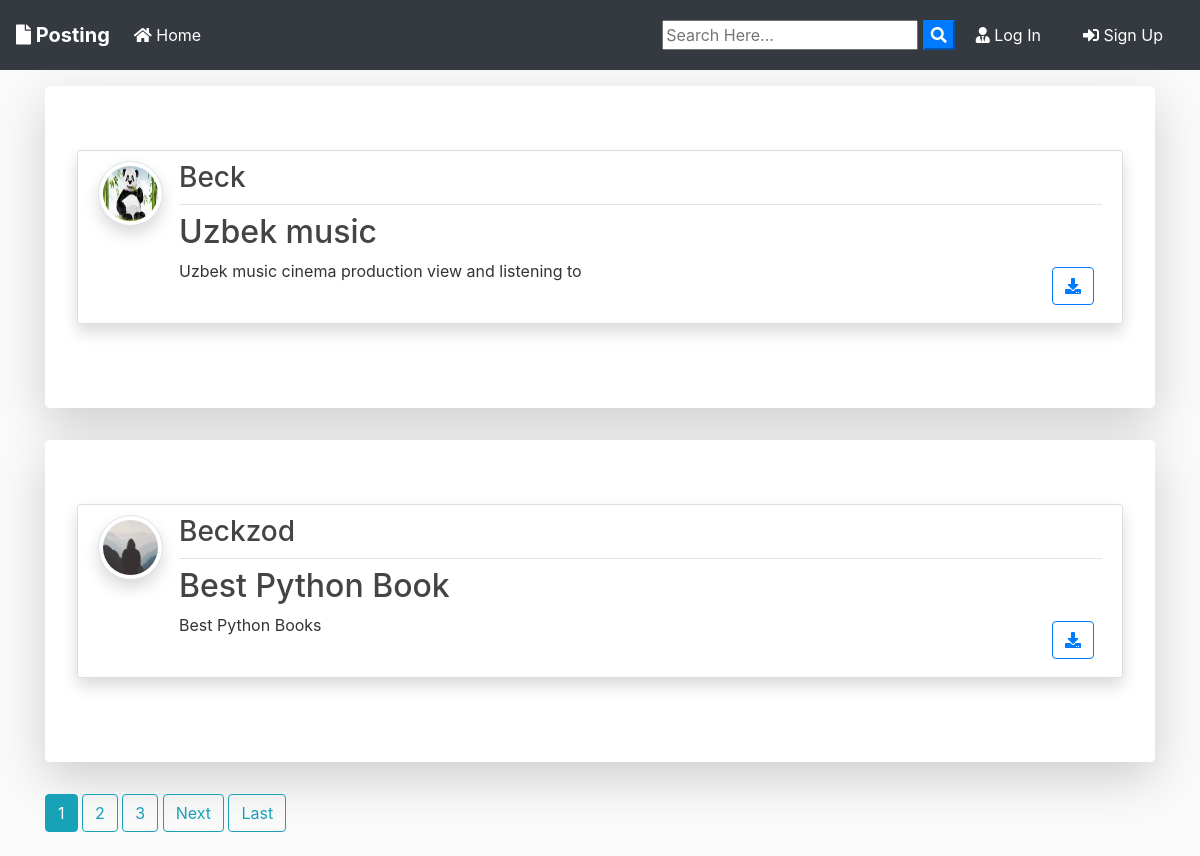
The page / on the database its author committed.
### blog/models.py (models this page shows, shortened)
class Post(models.Model):
	title = models.CharField(max_length=100)
	file = models.FileField(null=True,blank=True,upload_to='Files')
	content = models.TextField()
	date_posted = models.DateTimeField(default=timezone.now)
	author = models.ForeignKey(User, on_delete=models.CASCADE)

### users/models.py (models this page shows, shortened)
class Profile(models.Model):
    user = models.OneToOneField(User, on_delete=models.CASCADE)
    image = models.ImageField(default='default.jpg', upload_to='profile_pics')

### blog/views.py (the view)
# urls.py: path('', PostListView.as_view(), name='blog-home'),
class PostListView(ListView):
    model = Post
    template_name = 'blog/home.html'  # <app>/<model>_<viewtype>.html
    context_object_name = 'posts'
    ordering = ['-date_posted']
    paginate_by = 2

### blog/templates/blog/home.html (shortened to what this page needs)
{% extends "blog/base.html" %}
{% block content %}
    {% for post in posts %}
      <div class="jumbotron mt-3 bg-white shadow-lg">
      <article class="media content-section shadow">
        <a href="{{ post.author.profile.image.url }} " target="_blank"> <img src="{{ post.author.profile.image.url }}  " alt="" class="article-img rounded-circle img-thumbnail img-fluid shadow">
        </a>
        <div class="media-body">
          <div class="article-metadata d-flex justify-content-between">
            <a class="mr-2 " href="{% url 'user-posts' post.author.username  %}"><h3>{{ post.author }}</h3></a>
          </div>
          <h2><a class="article-title text-justify " href="{% url 'post-detail' post.id %}">{{ post.title }}</a></h2>
          <div class="d-flex justify-content-between">
            <p class="article-content text-justify text-truncate overflow-hidden">{{ post.content }}</p>
            {% if post.file %}
          <div class="form-group mt-0 pt-0  m-2">
            <a class="btn btn-outline-primary  btn-d "  href="{{ post.file.url }}"  download type="submit"><i class="fas fa-download"></i></a>
          </div>
          {% endif %}
          </div>
        </div>
      </article>
      </div>
    {% endfor %}
    {% if is_paginated %}
      {% for num in page_obj.paginator.page_range %}
        {% if page_obj.number == num %}
          <a class="btn btn-info mb-4" href="?page={{ num }}">{{ num }}</a>
        {% elif num > page_obj.number|add:'-3' and num < page_obj.number|add:'3' %}
          <a class="btn btn-outline-info mb-4" href="?page={{ num }}">{{ num }}</a>
        {% endif %}
      {% endfor %}
      {% if page_obj.has_next %}
        <a class="btn btn-outline-info mb-4" href="?page={{ page_obj.next_page_number }}">Next</a>
        <a class="btn btn-outline-info mb-4" href="?page={{ page_obj.paginator.num_pages }}">Last</a>
      {% endif %}
    {% endif %}
{% endblock content %}

### blog/templates/blog/base.html (shortened to what this page needs)
{% load static %}
<!DOCTYPE html>
<html lang="en">
  <head>
    <link
      rel="stylesheet"
      href="https://stackpath.bootstrapcdn.com/bootstrap/4.3.1/css/bootstrap.min.css"
    />
    <link
      rel="stylesheet"
      href="https://use.fontawesome.com/releases/v5.8.1/css/all.css"
    />
    <link rel="stylesheet" href="{% static 'blog/main.css' %}" />
  </head>
  <body>
    <nav class="navbar navbar-expand-lg navbar-dark bg-dark">
      <a class="navbar-brand font-weight-bold" href="{% url 'blog-home' %}"
        ><i class="fas fa-file"></i> Posting</a
      >
      <div class="collapse navbar-collapse" id="navbarSupportedContent">
        <ul class="navbar-nav mr-auto">
          <li class="nav-item active">
            <a class="nav-link" href="{% url 'blog-home' %}"
              ><i class="fas fa-home"></i> Home
              <span class="sr-only">(current)</span></a
            >
          </li>
        </ul>
        <form id="searchform" action="{% url 'search' %}" method="get">
          <input
            type="text"
            name="q"
            type="text"
            value="{{ request.GET.q }}"
            placeholder="Search Here..."
          />
          <button
            type="button"
            onclick="searchform.submit()"
            class="text-white my-color btn-primary"
          >
            <i class="fa fa-search"></i>
          </button>
        </form>
        {% if user.is_authenticated %}
        <a href="{% url 'user-posts' user %}" class="btn text-white m-2"
          ><i class="fas fa-user-shield"></i> My Post</a
        >
        <a href="{% url 'post-create' %} " class="btn text-white m-2"
          ><i class="fas fa-user-edit"></i> New Post</a
        >
        <a href="{% url 'profile' %} " class="btn text-white m-2"
          ><i class="fas fa-user"></i> {{ user.username }}</a
        >
        <a href="{% url 'logout' %} " class="btn text-white m-2"
          ><i class="fas fa-sign-out-alt"></i> Log Out</a
        >
        {% else %}
        <a href="{% url 'login' %} " class="btn text-white m-2"
          ><i class="fas fa-user-tie"></i> Log In</a
        >
        <a href="{% url 'register' %} " class="btn text-white m-2">
          <i class="fas fa-sign-in-alt"></i> Sign Up</a
        >
        {% endif %}
      </div>
    </nav>
    <div class="container my-bg">
       {% block content %} {% endblock %}
    </div>
  </body>
</html>

### blog/static/blog/main.css (style rules this page uses)
body { background: #fafafa; color: #333333; margin-top: 0; }
h1, h2, h3, h4, h5, h6 { color: #444444; }
ul { margin: 0; }
.content-section { background: #ffffff; padding: 10px 20px; border: 1px solid #dddddd; border-radius: 3px; margin-bottom: 20px; }
.article-title { color: #444444; }
.article-content { white-space: pre-line; }
.article-img { height: 65px; width: 65px; margin-right: 16px; }
.article-metadata { padding-bottom: 1px; margin-bottom: 4px; border-bottom: 1px solid #e3e3e3 }

### rows shown on the page
Post: author.profile.image (picture), author "Beck", title "Uzbek music", content "Uzbek music cinema production view and listening to"
Post: author.profile.image (placeholder picture), author "Beckzod", title "Best Python Book", content "Best Python Books"

### other values the page prints
{{ num }} "1"
{{ num }} "2" "3"
